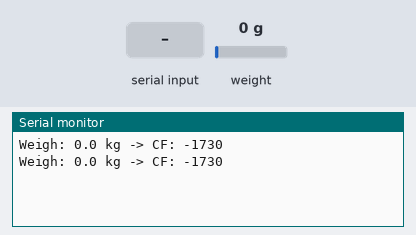
Bench run of a sketch on a simulated Arduino Uno, built with avr-gcc and run on an emulated ATmega328P. Parts: the last lines printed to the serial monitor. The test bench sets the inputs (shaded band); at power-on: weight on the scale 0 g.

Above: at 2.2 s.
2.3 s: weight on the scale set to 100 g
At 3.6 s:
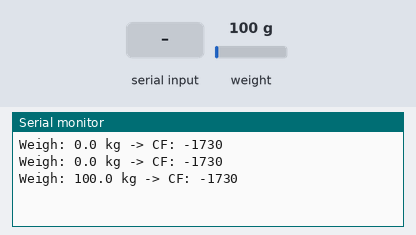
3.8 s: "90,45\n" received over Serial
5.3 s: "30,150\n" received over Serial
At 6.7 s:
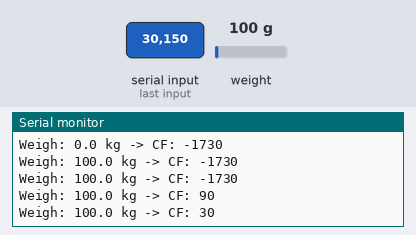
6.8 s: weight on the scale set to 1250 g
At 8.3 s:
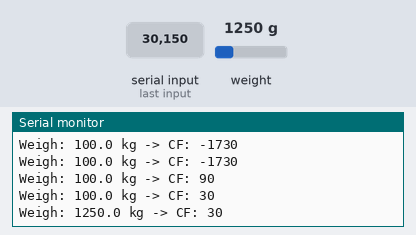
Timing chart, 0 to 9.8 s (numbered marks = the images above; inputs shaded):
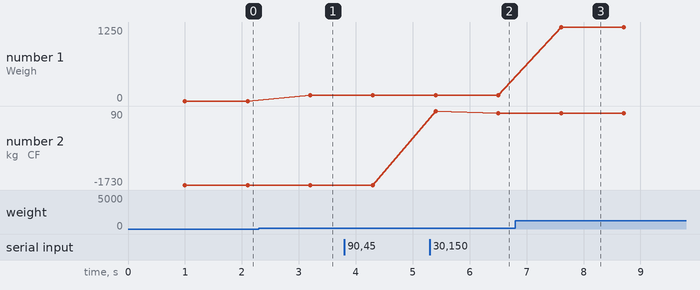

Measured:
- after the input at 2.3 s, the serial monitor: prints a new line after 0.90 s (image 1)
- after the input at 5.3 s, the serial monitor: prints a new line after 1.2 s (image 2)
- after the input at 6.8 s, the serial monitor: prints a new line after 0.81 s (image 3)
- plotted number 1: 0 → 100 after the input at 2.3 s, 100 → 1250 after the input at 6.8 s
- plotted number 2: -1730 → 30 after the input at 5.3 s

The sketch:

calibrate.ino
```cpp
// To be compiled for Teensy with connected HX711 load cell amplifier

#include "HX711.h"

// Scale 1 -1750
//#define DOUT  4 // SDA
//#define CLK  3 // SCL

//// Scale 2 -1730
//#define DOUT  21 // SDA
//#define CLK  20 // SCL

//// Scale 3 -1730
#define DOUT  30 // SDA
#define CLK  29 // SCL

HX711 scale;

int CALIBRATION_FACTOR = -1730;

void setup() {
  Serial.begin(9600);

  // Scale setup
  scale.begin(DOUT, CLK);
  scale.set_scale();
  scale.tare();
}

void loop() {

  scale.set_scale(CALIBRATION_FACTOR);

  Serial.print("Weigh: ");
  Serial.print(scale.get_units(1), 1);
  Serial.print(" kg");
  Serial.print(" -> CF: ");
  Serial.println(CALIBRATION_FACTOR);

  if(Serial.available())
  {
    String command = Serial.readStringUntil('\n');
    CALIBRATION_FACTOR = command.toInt();
  }

  delay(1000);
}
```
